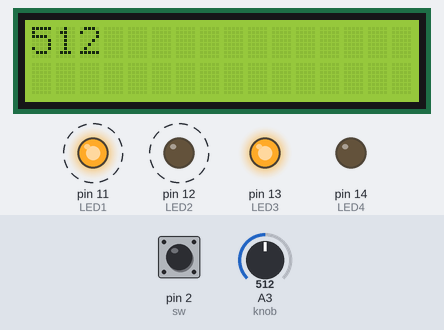
Bench run of a sketch on a simulated Arduino Uno, built with avr-gcc and run on an emulated ATmega328P. On the bench: 16×2 character LCD, output pins drawn as LEDs (lit = HIGH). Dashed ring = blinking. The inputs (shaded band) are chosen by the test bench; at power-on: pin 2 (sw) LOW, A3 (knob) = 512.

Above: at 0.6 s.
1.3 s: pin 2 (sw) pulled HIGH for 1 s
At 2.31 s:
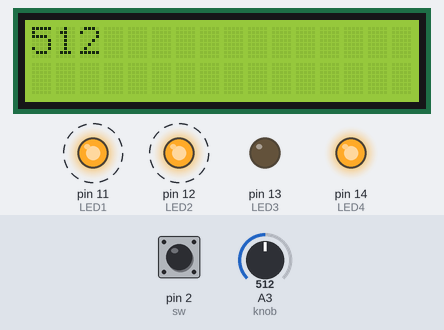
2.9 s: pin 2 (sw) pulled HIGH for 3.2 s
At 4.4 s:
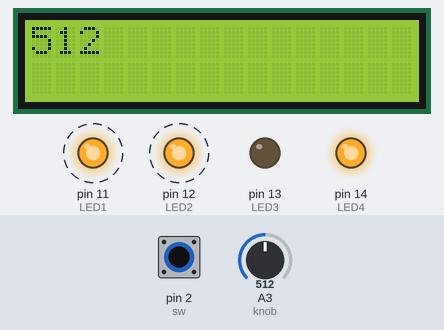
6.7 s: A3 (knob) set to 716
At 8.31 s:
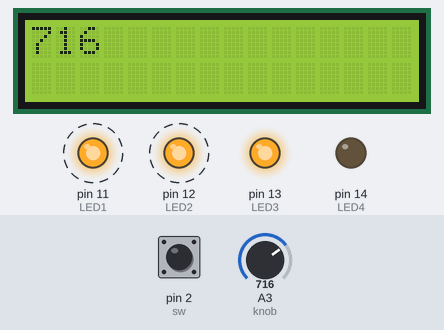
8.5 s: A3 (knob) set to 900
At 9.31 s:
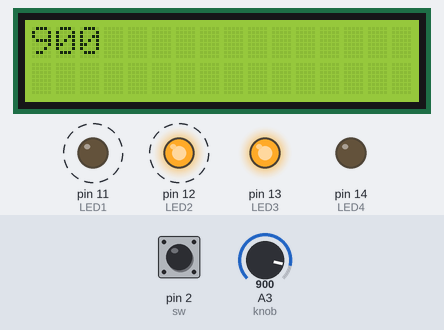
10.0 s: A3 (knob) set to 1023
At 11.81 s:
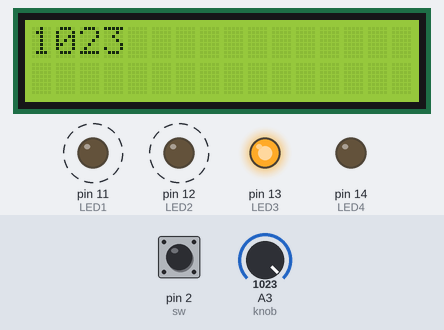
Timing chart, 0 to 12.6 s (numbered marks = the images above; inputs shaded):
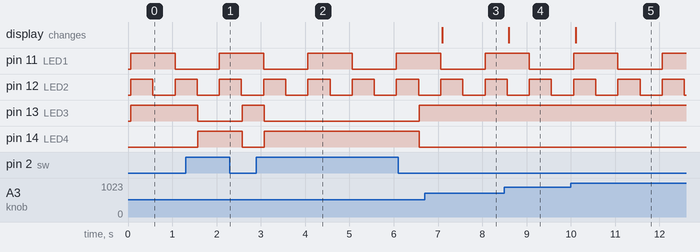

The sketch:

multitask.ino
```cpp
#include <LiquidCrystal.h>
LiquidCrystal lcd(8, 9, 4, 5, 6, 7);
#include <pt.h>
#define PT_DELAY(pt, ms, ts) \
  ts = millis(); \
  PT_WAIT_WHILE(pt, millis()-ts < (ms));
#define LED1 11
#define LED2 12
#define LED3 13
#define LED4 14
#define knob A3
#define sw 2
struct pt pt_taskLED1;
struct pt pt_taskLED2;
struct pt pt_taskKnob;
struct pt pt_taskSwitch;
PT_THREAD(taskLED1(struct pt* pt)){
  static uint32_t ts;
  PT_BEGIN(pt);
  while (1){
  digitalWrite(LED1, HIGH);
  PT_DELAY(pt, 1000, ts);
  digitalWrite(LED1, LOW);
  PT_DELAY(pt, 1000, ts);
  }
  PT_END(pt);
}
PT_THREAD(taskLED2(struct pt* pt)){
  static uint32_t ts;
  PT_BEGIN(pt);
  while (1){
  digitalWrite(LED2, HIGH);
  PT_DELAY(pt, 500, ts);
  digitalWrite(LED2, LOW);
  PT_DELAY(pt, 500, ts);
  }
  PT_END(pt);
}

PT_THREAD(taskKnob(struct pt* pt)){
  static uint32_t ts;
  PT_BEGIN(pt);
  while (1){
  lcd.print(analogRead(knob));
  PT_DELAY(pt, 500, ts);
  lcd.clear();
  }
  PT_END(pt);
}

PT_THREAD(taskSwitch(struct pt* pt)){
  static uint32_t ts;
  PT_BEGIN(pt);
  while (1){
    if(digitalRead(sw) == 1)
    {
      digitalWrite(LED3, LOW);
      digitalWrite(LED4, HIGH);
      PT_DELAY(pt, 0, ts);
    }
    if(digitalRead(sw) == 0)
    {
      digitalWrite(LED3, HIGH);
      digitalWrite(LED4, LOW);
      PT_DELAY(pt, 0, ts);
    }
    PT_DELAY(pt, 500, ts);
  }
  PT_END(pt);
}

void setup()
{
  lcd.begin(16, 2);
  pinMode(LED1, OUTPUT);
  pinMode(LED2, OUTPUT);
  pinMode(LED3, OUTPUT);
  pinMode(LED4, OUTPUT);
  pinMode(sw, INPUT);
  PT_INIT(&pt_taskLED1);
  PT_INIT(&pt_taskLED2);
  PT_INIT(&pt_taskSwitch);
  PT_INIT(&pt_taskKnob);
}
void loop()
{
  taskLED1(&pt_taskLED1);
  taskLED2(&pt_taskLED2);
  taskKnob(&pt_taskKnob);
  taskSwitch(&pt_taskSwitch);


  ///int a = analogRead(knob);
  ///int b = digitalRead(sw);
  ///lcd.print(a);
  ///lcd.setCursor(0,1);
  ///lcd.print(b);
  ///delay(500);
  ///lcd.clear();

}
```

Measured:
- after the input at 1.3 s, pin 13 (LED3): HIGH → LOW after 0.27 s, → HIGH 1.0 s later; pin 14 (LED4): LOW → HIGH after 0.27 s, → LOW 1.0 s later
- after the input at 2.9 s, pin 13 (LED3): HIGH → LOW after 0.18 s, → HIGH 3.5 s later; pin 14 (LED4): LOW → HIGH after 0.18 s, → LOW 3.5 s later
- after the input at 6.7 s, the display: changes after 0.39 s (image 3)
- after the input at 8.5 s, the display: changes after 0.10 s (image 4)
- after the input at 10.0 s, the display: changes after 0.11 s (image 5)
- by itself, pin 11 (LED1): alternates HIGH for 1.0 s and LOW for 1.0 s
- by itself, pin 12 (LED2): alternates HIGH for 0.50 s and LOW for 0.50 s
